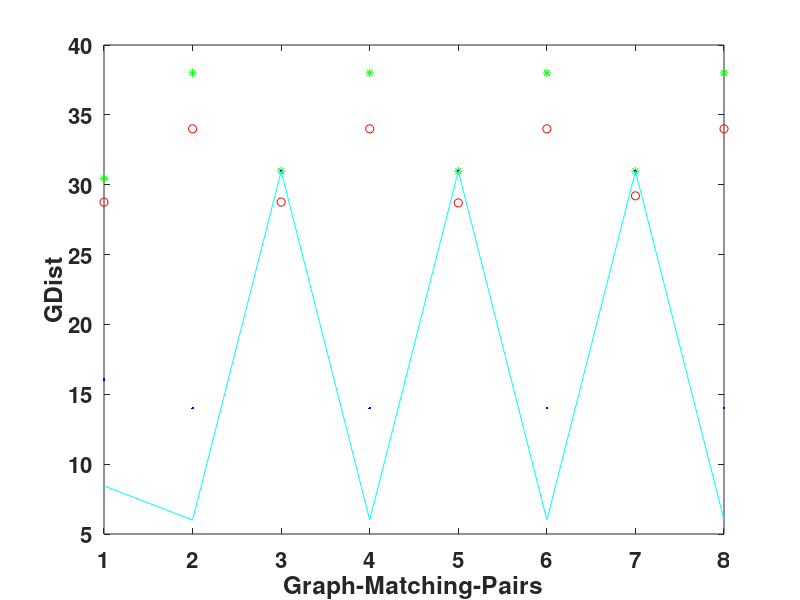

Write MATLAB code to recreate this figure.
%.
%August 19, 2013.
%August 15, 2013.
%August 12, 2013. 12:06 AM.
%Nagesh Adluru.
%Recording the Gdist from the other algorithms (Umeyama, QCV, RANK, PATH).
%Results are located in
%/home/adluru/Writing/IJCV2012/RevisionMaterial/SyntheticExperiments/graphm-0.52/test
%/home/adluru/Writing/IJCV2012/RevisionMaterial/SyntheticExperiments/graphm-0.52/test_simple
%/home/adluru/Writing/IJCV2012/RevisionMaterial/SyntheticExperiments/graphm-0.52/test_qap

clear all;
close all;

num_graphs=2;
num_alphas=4;
%Alpha=0
U_GD=zeros(num_graphs*num_alphas,1);
RANK_GD=zeros(num_graphs*num_alphas,1);
QCV_GD=zeros(num_graphs*num_alphas,1);
PATH_GD=zeros(num_graphs*num_alphas,1);
i=1;U_GD(i)=2.875058e+01;RANK_GD(i)=3.044857e+01;QCV_GD(i)=1.604798e+01;PATH_GD(i)=8.446076e+00;%test,alpha=0
i=i+1;U_GD(i)=3.400000e+01;RANK_GD(i)=3.800000e+01;QCV_GD(i)=1.400000e+01;PATH_GD(i)=6.000000e+00;%test_simple,alpha=0

i=i+1;U_GD(i)=2.875888e+01;RANK_GD(i)=3.097155e+01;QCV_GD(i)=3.097155e+01;PATH_GD(i)=3.097155e+01;%test,alpha=0.25
i=i+1;U_GD(i)=3.400000e+01;RANK_GD(i)=3.800000e+01;QCV_GD(i)=1.400000e+01;PATH_GD(i)=6.000000e+00;%test_simple,alpha=0.25

i=i+1;U_GD(i)=2.869986e+01;RANK_GD(i)=3.097155e+01;QCV_GD(i)=3.097155e+01;PATH_GD(i)=3.097155e+01;%test,alpha=0.5
i=i+1;U_GD(i)=3.400000e+01;RANK_GD(i)=3.800000e+01;QCV_GD(i)=1.400000e+01;PATH_GD(i)=6.000000e+00;%test_simple,alpha=0.5

i=i+1;U_GD(i)=2.920463e+01;RANK_GD(i)=3.097155e+01;QCV_GD(i)=3.097155e+01;PATH_GD(i)=3.097155e+01;%test,alpha=0.75
i=i+1;U_GD(i)=3.400000e+01;RANK_GD(i)=3.800000e+01;QCV_GD(i)=1.400000e+01;PATH_GD(i)=6.000000e+00;%test_simple,alpha=0.75

save('Other_Algo_GDists_2x4.mat','U_GD','RANK_GD','QCV_GD','PATH_GD');
figure(1);clf(1);
plot(U_GD,'ro');hold on;plot(RANK_GD,'g*');plot(QCV_GD,'b.');plot(PATH_GD,'c');
set(gcf,'color','w');set(gca,'fontweight','b','fontsize',16);
xlabel('Graph-Matching-Pairs');ylabel('GDist');